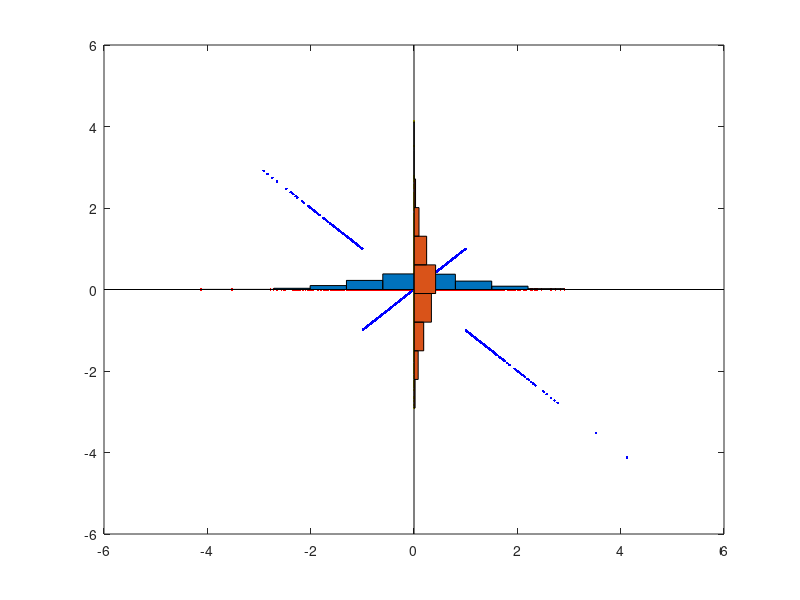

Here is the MATLAB script that generated this plot:
clc; close all;
X2 = @(x1) (abs(x1)<=1)*x1 + (abs(x1)>1)*-1*x1;
x1 = randn(1,1000);
plot(x1,zeros(1,1000),'r.');hold on;
x2 = arrayfun(@(x) X2(x),x1);
plot(x2, x1,'b.')
plot(zeros(1,1000),x2,'y.')
[x1_counts, x1_bins] = hist(x1);
bar(x1_bins,x1_counts/diff(x1_bins(1:2))/1000,1)
[x2_counts, x2_bins] = hist(x2);
barh(x2_bins, x2_counts/diff(x2_bins(1:2))/1000,1)